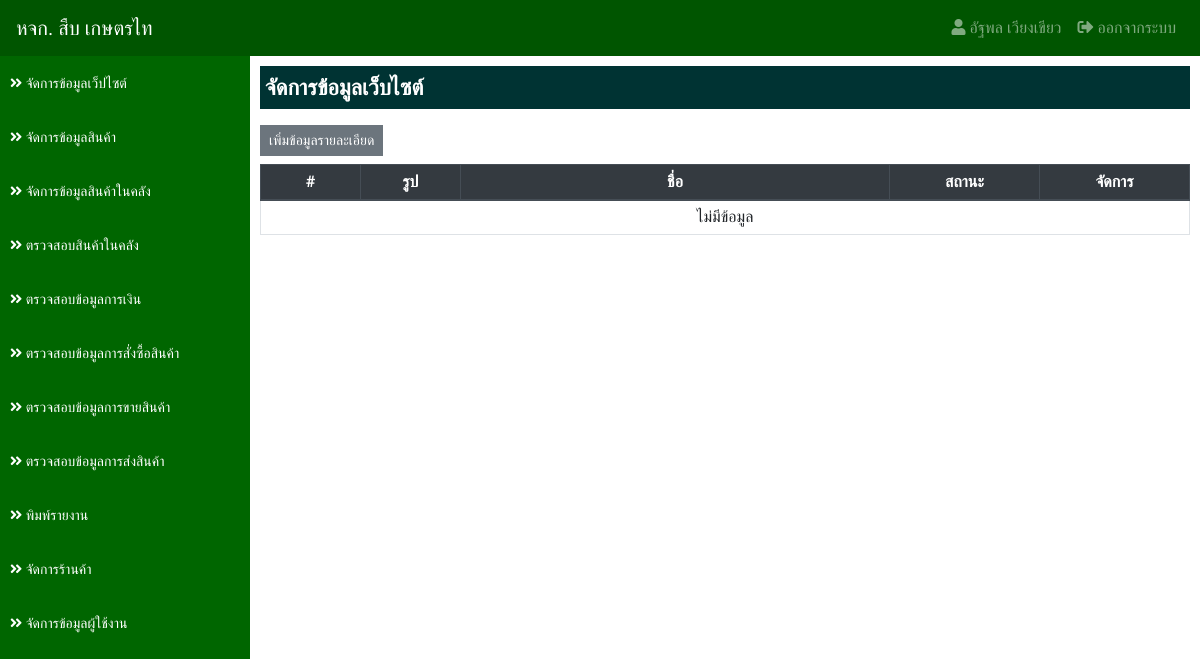
Page /?app=detail&action=list (signed in) on the earlier database version.
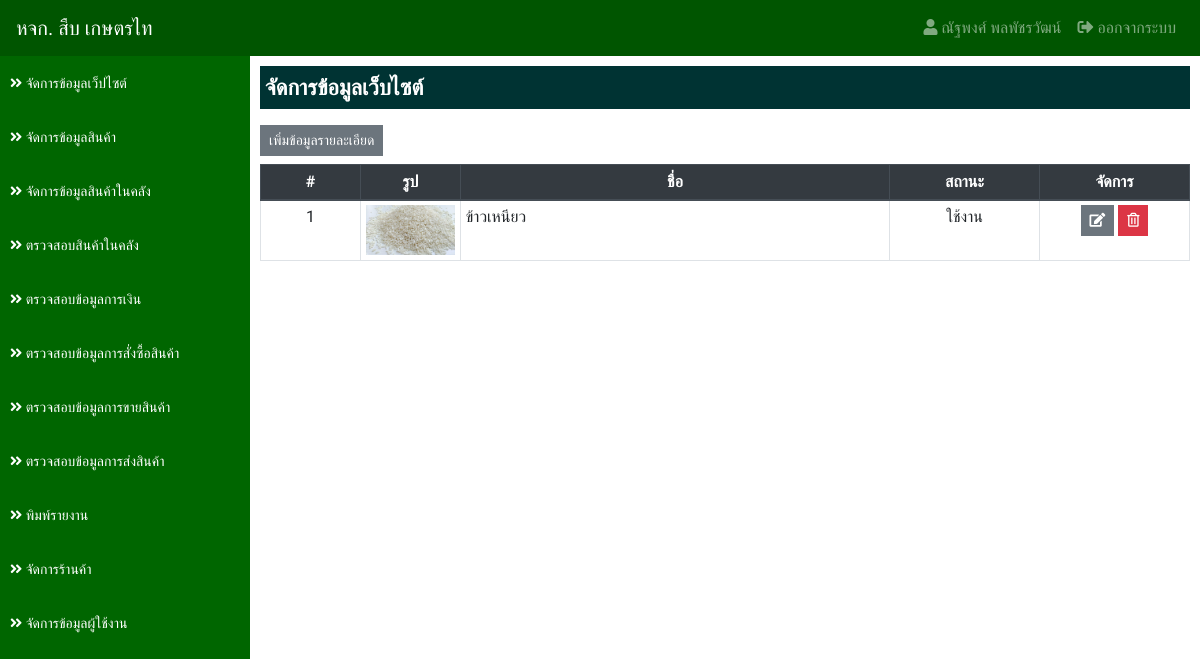
Same page on the later database version.
### tables this page shows
CREATE TABLE `detail_tb` (
  `detail_id` int(11) NOT NULL,
  `detail_name` varchar(255) NOT NULL COMMENT 'ชื่อรายละเอียด',
  `detail_description` varchar(255) NOT NULL COMMENT 'ระเอียด',
  `detail_image` text NOT NULL COMMENT 'รูป',
  `detail_status` int(1) NOT NULL COMMENT 'สถานะ 1.ใช้งาน 2.ปิดการใช้งาน 3.ลบ',
  `detail_fitby` int(11) NOT NULL COMMENT 'ผู้บันทึก',
  `detail_fitdate` datetime NOT NULL COMMENT 'วันที่บันทึก'
);

### applications/connect_db.php (called while the page is built, shortened)
<?php
    $serveName      = "localhost";
    $userConect     = "root";
    $passConnect    = "";
    $DB             = "sub_data";
    $conn           = new mysqli($serveName, $userConect, $passConnect, $DB);
    $conn->set_charset("utf8");
    $status         = array('', 'ใช้งาน', 'ปิดการใช้งาน');
    $protocol       = (!empty($_SERVER['HTTPS']) && $_SERVER['HTTPS'] !== 'off' || $_SERVER['SERVER_PORT'] == 443) ? "https://" : "http://";
    $domain         = $protocol.$_SERVER['HTTP_HOST']."/project01";
    function select_db($sql) {
        Global $conn;
        return $conn->query($sql);
    }
?>

### applications/detail/list.php (the view)
<?php
    $result = select_db("
        SELECT
            *
        FROM
            detail_tb
        WHERE
            detail_status != '3'
    ");
?>
<div class="detail">
    <p class="title">จัดการข้อมูลเว็บไซต์</p>
    <a href="?app=detail&action=detail_add" class="btn btn-secondary btn-sm mb-2">เพิ่มข้อมูลรายละเอียด</a>
    <table class="table table-bordered table-hover table-sm">
        <thead class="thead-dark">
            <tr>
                <th class="text-center" style="width: 100px;">#</th>
                <th class="text-center" style="width: 100px;">รูป</th>
                <th class="text-center">ชื่อ</th>
                <th class="text-center" style="width: 150px;">สถานะ</th>
                <th class="text-center" style="width: 150px;">จัดการ</th>
            </tr>
        </thead>
        <tbody>
            <?php
                if ($result->num_rows > 0) {
                $i=1;
                while($row = $result->fetch_assoc()) {
            ?>
                <tr>
                    <td class="text-center"><?=$i?></td>
                    <td class="text-center">
                        <?php if ($row['detail_image'] != "") { ?>
                        <img src="./uploads/<?=$row['detail_image']?>" alt="<?=$row['detail_name']?>" width="100%">
                        <?php } ?>
                    </td>
                    <td><?=$row['detail_name']?></td>
                    <td class="text-center"><?=$status[$row['detail_status']]?></td>
                    <td class="text-center">
                        <a href="?app=detail&action=detail_edit&id=<?=$row['detail_id']?>" class="btn btn-secondary btn-sm"><i class="fas fa-edit"></i></a>
                        <a href="?app=detail&action=detail_delete&id=<?=$row['detail_id']?>" class="btn btn-danger btn-sm" onclick="confirm('ยืนยันการลบข้อมูล');"><i class="far fa-trash-alt"></i></a>
                    </td>
                </tr>
            <?php $i++; }} else { ?>
                <tr>
                    <td class="text-center" colspan="5">ไม่มีข้อมูล</td>
                </tr>
            <?php } ?>
        </tbody>
    </table>
</div>

### index.php (shortened to what this page needs)
<?php
include './applications/connect_db.php';
?>
<!DOCTYPE html>
<html lang="en">
<head>
    <link rel="stylesheet" href="https://stackpath.bootstrapcdn.com/bootstrap/4.3.1/css/bootstrap.min.css">
    <link rel="stylesheet" href="https://use.fontawesome.com/releases/v5.8.1/css/all.css">
    <link rel="stylesheet" href="./assets/css/custom.css?v=0.02">
    <link rel="stylesheet" href="./assets/css/login.css?v=0.02">
</head>
<body>
    <?php if (!empty($_SESSION['loginStatus'])) { include './main/dashboard.php'; }?>
</body>
</html>

### main/navbar.php (shortened to what this page needs)
<nav class="navbar fixed-top navbar-expand-lg navbar-dark navbar-custom">
    <a class="navbar-brand" href="<?=$domain?>">หจก. สืบ เกษตรไท</a>
    <div class="collapse navbar-collapse" id="navbarSupportedContent">
        <ul class="navbar-nav">
            <li class="nav-item">
                <a class="nav-link" href="#"><i class="fas fa-user"></i> <?php echo $_SESSION['user_fullname']?></a>
            </li>
            <li class="nav-item">
                <a class="nav-link" href="?action=logout"><i class="fas fa-sign-out-alt"></i> ออกจากระบบ</a>
            </li>
        </ul>
    </div>
</nav>
<div class="sidebar">
    <ul class="sidebar-list">
        <li>
            <a href="?app=detail&action=list"><i class="fas fa-angle-double-right"></i> จัดการข้อมูลเว็ปไซต์</a>
        </li>
        <li class="<?php if($action == 'products_list' || $action == 'products_add' || $action == 'products_edit'){echo "active";}?>">
            <a href="?app=products&action=products_list"><i class="fas fa-angle-double-right"></i> จัดการข้อมูลสินค้า</a>
        </li>
        <li class="<?php if($action == 'manage_stock' || $action == 'manage_stock_sale'){echo "active";}?>">
            <a href="?app=stock&action=manage_stock"><i class="fas fa-angle-double-right"></i> จัดการข้อมูลสินค้าในคลัง</a>
        </li>
        <li>
            <a href="?app=datatransfer&action=stock"><i class="fas fa-angle-double-right"></i> ตรวจสอบสินค้าในคลัง</a>
        </li>
        <li>
            <a href="?app=datatransfer&action=finance"><i class="fas fa-angle-double-right"></i> ตรวจสอบข้อมูลการเงิน</a>
        </li>
        <li>
            <a href="?app=datatransfer&action=buy"><i class="fas fa-angle-double-right"></i> ตรวจสอบข้อมูลการสั่งซื้อสินค้า</a>
        </li>
        <li>
            <a href="?app=datatransfer&action=sale"><i class="fas fa-angle-double-right"></i> ตรวจสอบข้อมูลการขายสินค้า</a>
        </li>
        <li>
            <a href="?app=datatransfer&action=transfer"><i class="fas fa-angle-double-right"></i> ตรวจสอบข้อมูลการส่งสินค้า</a>
        </li>
        <li>
            <a href="?app=reports&action=report_list_buy"><i class="fas fa-angle-double-right"></i> พิมพ์รายงาน</a>
        </li>
        <li class="<?php if($action == 'store_list' || $action == 'store_add' || $action == 'store_edit'){echo "active";}?>">
            <a href="?app=store&action=store_list"><i class="fas fa-angle-double-right"></i> จัดการร้านค้า</a>
        </li>
        <li class="<?php if($action == 'user_list' || $action == 'user_add' || $action == 'user_edit'){echo "active";}?>">
            <a href="?app=user&action=user_list"><i class="fas fa-angle-double-right"></i> จัดการข้อมูลผู้ใช้งาน</a>
        </li>
    </ul>
</div>

### main/dashboard.php (shortened to what this page needs)
<?php
    $app    = (!empty($_GET['app']))?'/'.$_GET['app'].'/':'/';
    $action = (!empty($_GET['action']))?$_GET['action']:'main';
    include './main/navbar.php';
?>
<div class="content">
<?php
    include './applications'.$app.$action.'.php';
?>
</div>

### assets/css/custom.css (style rules this page uses)
html { overflow-x: hidden; }
body { font-family: 'Niramit', sans-serif; }
.form-control, .btn { border-radius: 0px; }
.navbar-custom { background-color: #005500; }
.sidebar { position: fixed; top: 0; left: 0; background-color: #006600; width: 250px; height: 100vh; padding: 56px 0 0; overflow: scroll; overflow-x: hidden; }
.sidebar-list { padding: 0; list-style: none; }
.sidebar-list li { cursor: pointer; padding: 15px 10px; color: #FFF; }
.sidebar-list li a { color: #FFF; text-decoration: none; font-size: 14px; }
.content { padding: 56px 0 0 250px; }
.content > .detail { padding: 10px; }
.content > .detail > .title { font-size: 22px; font-weight: bold; padding: 5px; background-color: #003333; color: #FFF; }

Differences in the rows shown:
added detail_tb: detail_image (picture), detail_name "ข้าวเหนียว", detail_status "ใช้งาน"
Other differences:
$_SESSION['user_fullname']: "อัฐพล เวียงเขียว" → "ณัฐพงศ์ พลพัชรวัฒน์"
text no longer shown: "ไม่มีข้อมูล"
